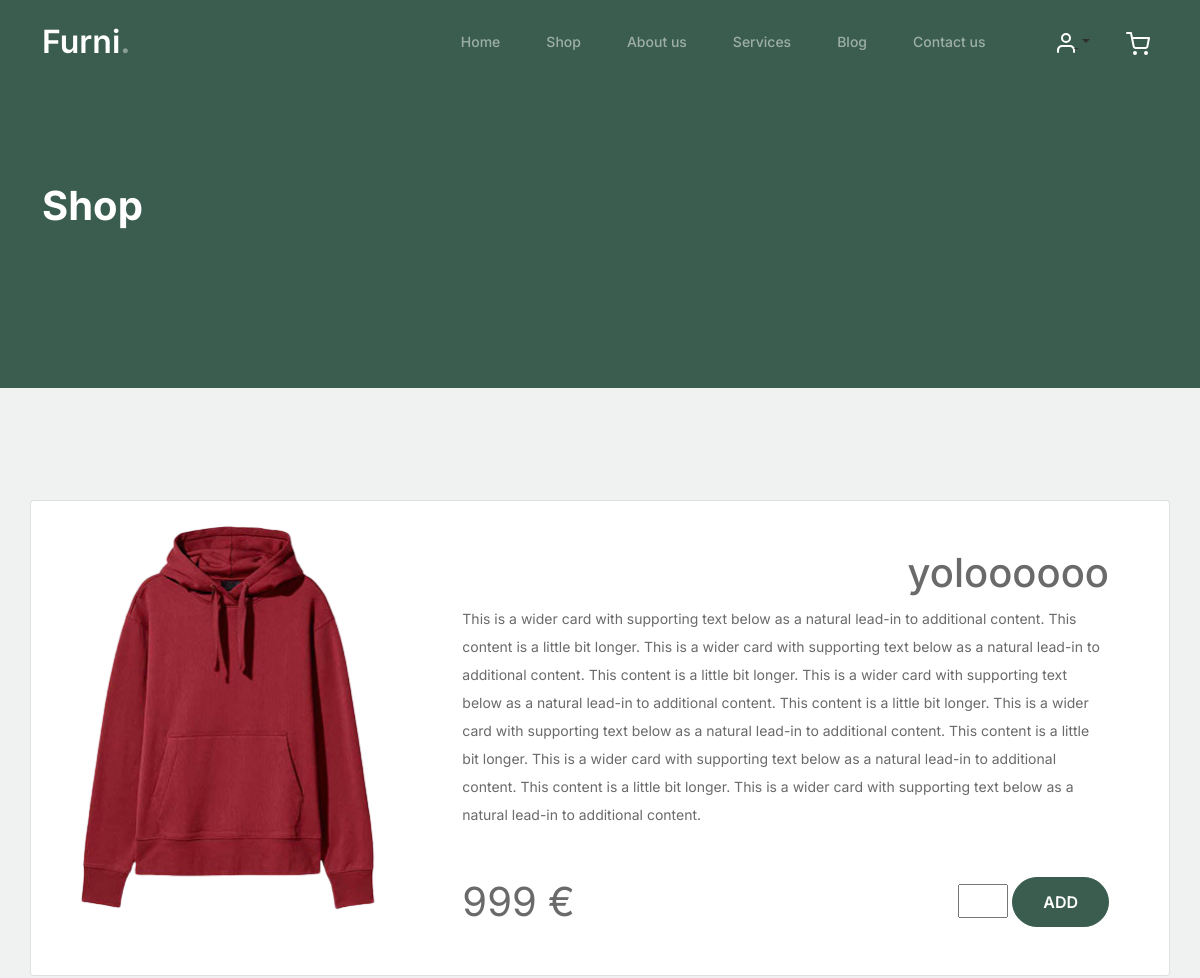
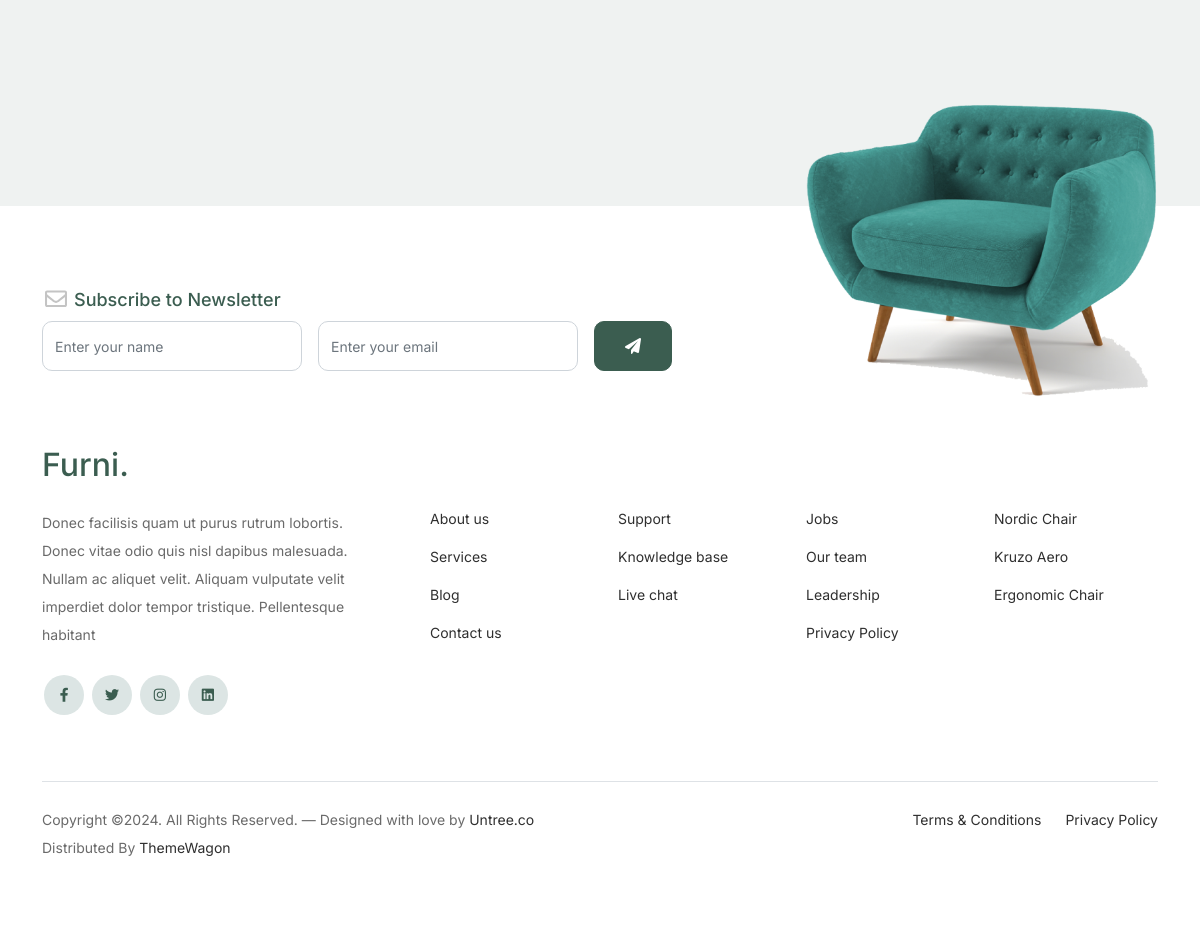
Page /single_article.php?idarticle=14 on the committed database (2 pictures, top to bottom).
### tables this page shows
CREATE TABLE `article` (
  `id_article` int(11) NOT NULL,
  `title` varchar(255) NOT NULL,
  `price` float NOT NULL,
  `image` varchar(255) NOT NULL,
  `id_user` int(11) DEFAULT NULL
);

### lib/articles.php (called while the page is built, shortened)
<?php
class Article
{
    public $connectDb;
    public function __construct(PDO $db)
    {
        $this->connectDb = $db;
    }
    public function selectById($id)
    {
        $this->id = $id;
        $select = $this->connectDb->prepare("SELECT * FROM article WHERE `id_article` = :idarticle");
        $select->bindParam("idarticle", $this->id, PDO::PARAM_INT);
        $select->execute();
        return $select->fetch(PDO::FETCH_ASSOC);
    }
}

### components/articles_by_id.php (the view, shortened to what this page needs)
<div class="card mb-3">
    <div class="row g-0">
        <div class="col-md-4">
            <img src="image_articles/upload/<?= $article['image'] ?>" class="img-fluid rounded-start" alt="...">
        </div>
        <div class="col-md-8">
            <div class="card-body p-5">
                <h5 class="card-title text-end fs-1"><?= $article['title'] ?></h5>
                <p class="card-text">This is a wider card with supporting text below as a natural lead-in to additional content. This content is a little bit longer. This is a wider card with supporting text below as a natural lead-in to additional content. This content is a little bit longer. This is a wider card with supporting text below as a natural lead-in to additional content. This content is a little bit longer. This is a wider card with supporting text below as a natural lead-in to additional content. This content is a little bit longer. This is a wider card with supporting text below as a natural lead-in to additional content. This content is a little bit longer. This is a wider card with supporting text below as a natural lead-in to additional content.</p>
                <div class="d-flex justify-content-between mt-5 align-items-center">
                    <p class="fs-1 m-0"><?= $article['price'] ?> €</p>
                    <div class="d-flex justify-content-between align-items-center">
                        <form method="POST" class="m-0">
                            <input type="number" name=quantity style="width:50px">
                            <button type="submit" class="btn btn-primary">ADD</button>
                        </form>
                    </div>
                </div>
            </div>
        </div>
    </div>
</div>

### css/style.css (style rules this page uses)
body { overflow-x: hidden; position: relative; }
body { font-family: "Inter", sans-serif; font-weight: 400; line-height: 28px; color: #6a6a6a; font-size: 14px; background-color: #eff2f1; }
.btn { font-weight: 600; padding: 12px 30px; border-radius: 30px; color: #ffffff; background: #2f2f2f; border-color: #2f2f2f; }
.btn.btn-primary { background: #3b5d50; border-color: #3b5d50; }

### rows in the picture
article: image (picture), title "yoloooooo", price "999"

### other values in the picture
$label "Home"
$label "Shop"
$label "About us"
$label "Services"
$label "Blog"
$label "Contact us"
